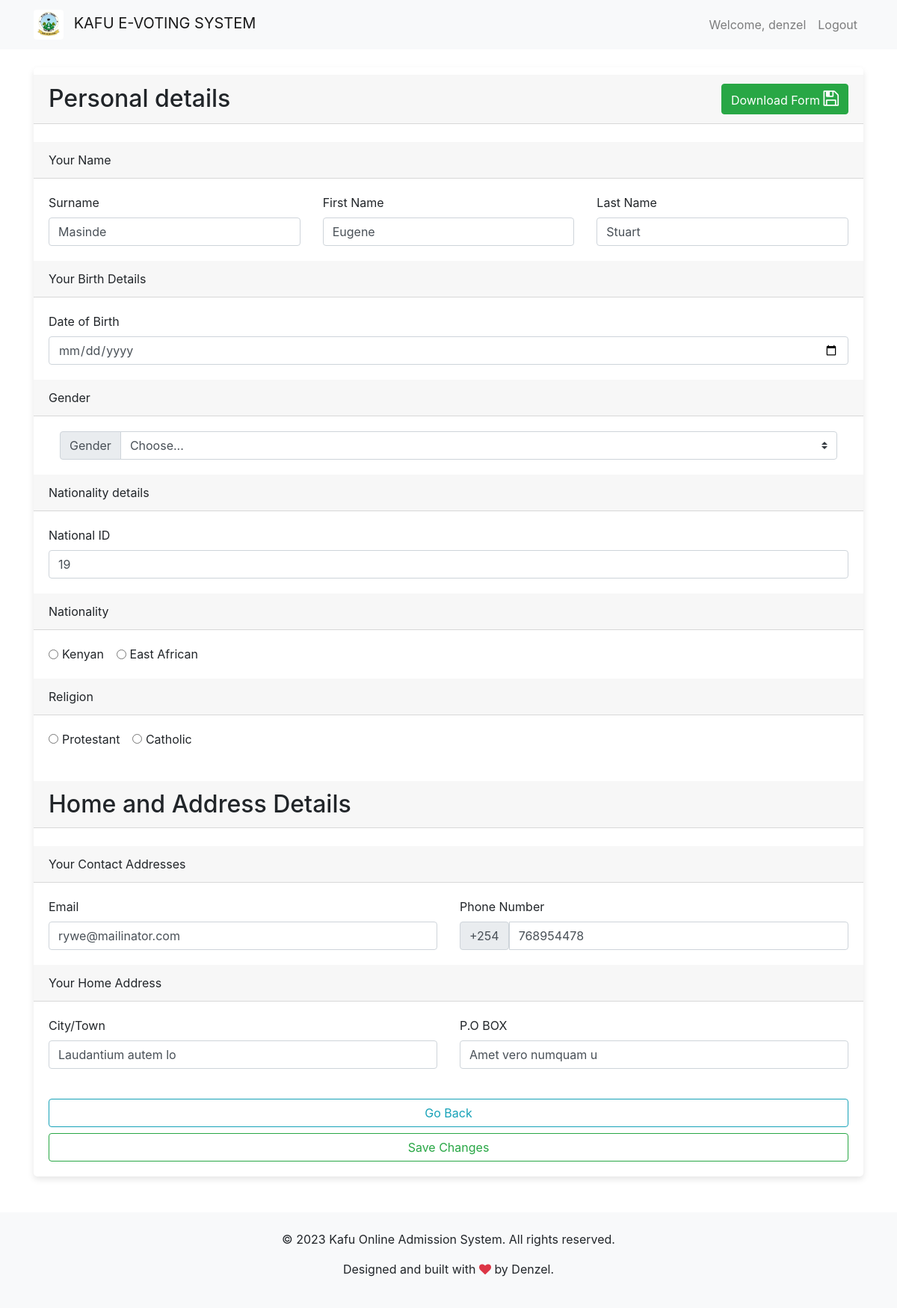
The app's page /submissions/personal-details/2/ (signed in) with its own data.
### accounts/models.py (models this page shows, shortened)
class User(AbstractBaseUser, PermissionsMixin):
    username = models.CharField(max_length=255, unique=True)
    email = models.EmailField(max_length=255, unique=True)
    phone_number = models.CharField(max_length=20, blank=True, null=True)
    full_name = models.CharField(max_length=255, blank=True, null=True)
    is_staff = models.BooleanField(default=False)
    is_active = models.BooleanField(default=True)
    groups = models.ManyToManyField(
        'auth.Group',
        blank=True,
        related_name='myuser_set',
        related_query_name='user',
    )
    user_permissions = models.ManyToManyField(
        'auth.Permission',
        blank=True,
        related_name='myuser_set',
        related_query_name='user',
    )
    objects = UserManager()
    USERNAME_FIELD = 'username'
    REQUIRED_FIELDS = ['email']

### admissions/models.py (models this page shows, shortened)
class PersonalDetail(models.Model):
    user = models.ForeignKey(settings.AUTH_USER_MODEL, on_delete=models.CASCADE)
    surname = models.CharField(max_length=50)
    first_name = models.CharField(max_length=50)
    last_name = models.CharField(max_length=50)
    date = models.DateField()
    gender = models.CharField(max_length=50)
    national_id = models.CharField(max_length=50)
    nationality = models.CharField(max_length=50)
    religion = models.CharField(max_length=50)
    email = models.CharField(max_length=50)
    phone = models.CharField(max_length=50)
    city = models.CharField(max_length=50)
    pob = models.CharField(max_length=50)

### submissions/views.py (the view)
# urls.py: path('personal-details/<int:user_id>/', views.view_personal_details, name='view_personal_details'), # personal details
@login_required
def view_personal_details(request, user_id):
    personal_detail = get_object_or_404(PersonalDetail, user_id=user_id)
    form = ViewPersonalDetailForm(instance=personal_detail)
    if request.method == 'POST':
        form = ViewPersonalDetailForm(request.POST, instance=personal_detail)
        if form.is_valid():
            form.save()
            messages.success(request, "Your personal details have been updated successfully!!! See the details below")
            return redirect('submissions:view_personal_details', user_id=user_id)
    context = {
        'form': form
    }
    return render(request, 'submissions/view_personal_details.html', context)

### submissions/forms.py
class ViewPersonalDetailForm(forms.ModelForm):
    class Meta:
        model = PersonalDetail
        fields = [
            'surname',
            'first_name',
            'last_name',
            'date',
            'gender',
            'national_id',
            'nationality',
            'religion',
            'email',
            'phone',
            'city',
            'pob'
        ]

### templates/submissions/view_personal_details.html (shortened to what this page needs)
{% extends 'common/base.html' %}
{% block content %}
<div class="row">
    <div class="col-md-12">
            <div class="card">
                <form action="" method="POST">
                    <div class="card-header" style="display: flex; justify-content: space-between; align-items: center; margin-top: 10px;">
                        <h2 style="margin: 0;">Personal details</h2>
                        <a class="btn btn-success" href="{% url 'forms_downloads:download_personal_details' user_id=user.id %}" style="margin-left: 10px;">
                            Download Form
                             <i class="fa fa-save" style="font-size:24px;"></i>
                        </a>
                    </div>
                    <br>
                        <div class="card-header">Your Name</div>
                            <div class="card-body">
                                <div class="row">
                                    <div class="col">
                                        <label for="id_surname" class="form-label">Surname</label>
                                        <input type="text" class="form-control" placeholder="Enter Your Surname" name="surname" value="{{ form.surname.value }}">
                                    </div>
                                    <div class="col">
                                        <label for="id_first_name" class="form-label">First Name</label>
                                        <input type="text" class="form-control" placeholder="Enter Your First Name" name="first_name" value="{{ form.first_name.value }}">
                                    </div>
                                    <div class="col">
                                        <label for="id_last_name" class="form-label">Last Name</label>
                                        <input type="text" class="form-control" placeholder="Last Name" name="last_name" value="{{ form.last_name.value }}">
                                    </div>
                                </div>
                            </div>
                        <div class="card-header">Your Birth Details</div>
                            <div class="card-body">
                                <div class="row">
                                    <div class="col">
                                        <label for="id_dob" class="form-label">Date of Birth</label>
                                        <input type="date" class= "form-control" name="date" max="2007-01-01" value="{{ form.date.value }}">
                                    </div>
                                </div>
                            </div>
                        <div class="card-header">Gender</div>
                            <div class="card-body">
                                <div class="row">
                                    <div class="col">
                                        <div class="input-group col">
                                            <div class="input-group-prepend">
                                                <label for="id_gender" class="input-group-text form-label">Gender</label>
                                            </div>
                                            <select class="custom-select form-control" name="gender" style="height: 38px;">
                                                <option name= "gender" selected>Choose...</option>
                                            </select>
                                        </div>
                                    </div>
                                </div>
                            </div>
                        <div class="card-header">Nationality details</div>
                            <div class="card-body">
                                <div class="row">
                                    <div class="col">
                                        <label for="id_national_id" class="form-label">National ID</label>
                                        <input type="number" class="form-control" name="national_id" pattern="[0-9]{8}" placeholder="National ID Number" value="{{ form.national_id.value }}">
                                    </div>
                                </div>
                            </div>
                        <div class="card-header">Nationality</div>
                            <div class="card-body">
                                <div class="row">
                                    <div class="col">
                                        <div class="form-check form-check-inline">
                                            <input type="radio" class="form-check-input" name="nationality" value="Kenyan">
                                            <label for="kenyan" class="form-check-label">Kenyan</label>
                                        </div>
                                        <div class="form-check form-check-inline">
                                            <input type="radio" class="form-check-input" name="nationality" value="East African">
                                            <label for="east_african" class="form-check-label">East African</label>
                                        </div>
                                    </div>
                                </div>
                            </div>
                        <div class="card-header">Religion</div>
                            <div class="card-body">
                                <div class="row">
                                    <div class="col">
                                        <div class="form-check form-check-inline">
                                            <input type="radio" class="form-check-input" name="religion" value="Protestant">
                                            <label for="protestant" class="form-check-label">Protestant</label>
                                        </div>
                                        <div class="form-check form-check-inline">
                                            <input type="radio" class="form-check-input" name="religion" value="Catholic">
                                            <label for="catholic" class="form-check-label">Catholic</label>
                                        </div>
                                    </div>
                                </div>
                            </div>
                    <br>
                    <h2 class="card-header">Home and Address Details</h2>
                    <br>
                        <div class="card-header">Your Contact Addresses</div>
                            <div class="card-body">
                                <div class="row">
                                    <div class="col">
                                        <label for="id_email" class="form-label">Email</label>
                                        <input type="email" class="form-control" placeholder="Enter your email" name="email" value="{{ form.email.value }}">
                                    </div>
                                    <div class="col">
                                        <label for="id_phone" class="form-label">Phone Number</label>
                                        <div class="input-group">
                                            <span class="input-group-text">+254</span>
                                            <input type="tel" class="form-control" placeholder="7000000**" name="phone" pattern="[0-9]{9}" value="{{ form.phone.value }}">
                                        </div>
                                    </div>
                                </div>
                            </div>
                        <div class="card-header">Your Home Address</div>
                            <div class="card-body">
                                <div class="row">
                                    <div class="col">
                                        <label for="id_city" class="form-label">City/Town</label>
                                        <input type="text" class="form-control" placeholder="Which is your closest city/town" name="city" value="{{ form.city.value }}">
                                    </div>
                                    <div class="col">
                                        <label for="id_pob" class="form-label">P.O BOX</label>
                                        <input type="text" class="form-control" placeholder="Enter your P.O BOX" name="pob" value="{{ form.pob.value }}">
                                    </div>
                                </div>
                            </div>
                    <div class="card-body">
                        <div class="col">
                            <div class="row">
                                <a class="btn btn-outline-info btn-block" href="{% url 'submissions:view_details' %}">Go Back</a>
                                <button class="btn btn-outline-success btn-block">Save Changes</button>
                            </div>
                        </div>
                    </div>
                </form>
            </div>
    </div>
</div>
<br>
{% endblock %}

### templates/common/header.html (shortened to what this page needs)
{% load static %}
<header>
    <nav class="navbar navbar-expand-lg navbar-light bg-light">
        <div class="container">
            {% if user.is_authenticated %}
            <a class="navbar-brand" href="{% url 'home' %}">
                <img src="{% static 'images/logos/KAFU_LOGO.jpg' %}" alt="Logo" height="40" class="mr-2 rounded">
                KAFU E-VOTING SYSTEM
            </a>
            <div class="collapse navbar-collapse" id="navbarSupportedContent">
                <ul class="navbar-nav ml-auto">
                    <li class="nav-item">
                    <a class="nav-link" href="#">
                        Welcome, {{ user.username }}
                    </a>
                    </li>
                    <li class="nav-item">
                  <a class="nav-link" href="{% url 'logout' %}">
                    Logout
                  </a>
                    </li>
                </ul>
            </div>
            {% endif %}
        </div>
    </nav>
</header>

### static/custom_css/styles.css (style rules this page uses)
.card { box-shadow: 0px 4px 8px rgba(0, 0, 0, 0.1); border: none; transition: 0.3s; border-radius: 5px; }

### records on screen
User: username "denzel"
PersonalDetail: surname "Masinde", first_name "Eugene", last_name "Stuart", national_id "19", email "rywe@mailinator.com", phone "768954478", city "Laudantium autem lo", pob "Amet vero numquam u"
